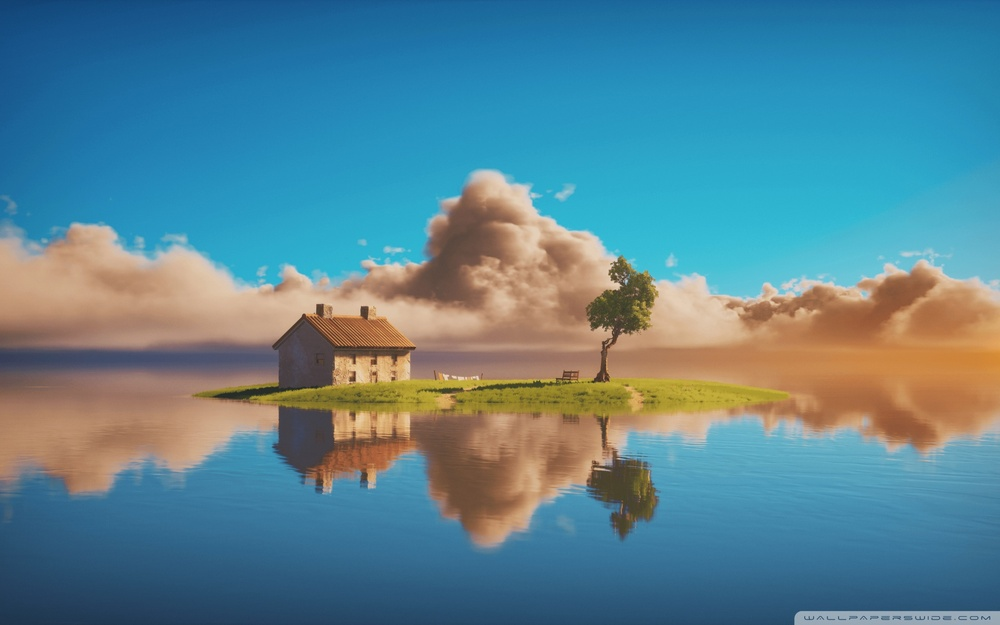
#> input picture house_island.jpg, 1000 x 625 px, shrunk from 1920 x 1200 before the run
$ python main.py
#> lines starting #> are read from the running program, lines starting #| are printed output that depends on the picture
import matplotlib.pyplot as plt
from skimage import io
from skimage.color import rgb2gray
from skimage.util import img_as_ubyte


rgb_image = io.imread("house_island.jpg") #Enter Your RGB Image Here
#> rgb_image is the input picture: shape (625, 1000, 3); mean R, G, B 88.9, 131.9, 146.4
gray_image = rgb2gray(rgb_image)
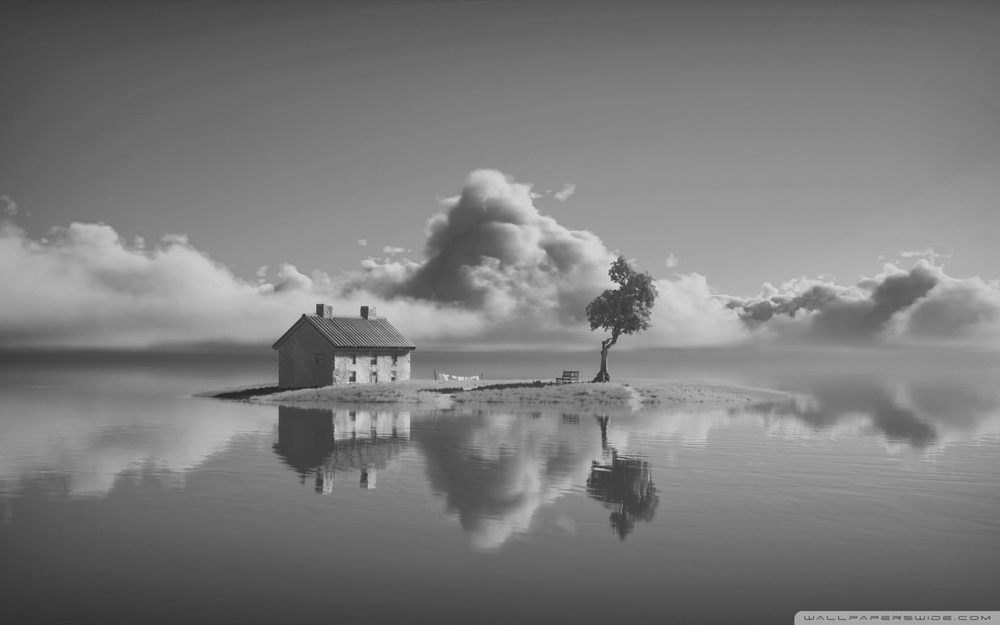
#> gray_image: shape (625, 1000) float64; min 0.145, max 0.865, mean 0.486

#Axes
fig, axes = plt.subplots(1, 2, figsize=(16, 8))
ax = axes.ravel()
ax[0].imshow(rgb_image)
ax[0].set_title("Original Image")
ax[1].imshow(gray_image, cmap=plt.cm.gray)
ax[1].set_title("Grayscale Image")
fig.tight_layout()

#Save Place
save_gray_image = input("Do you want to also save the grayscale image? (yes/no): ").strip().lower()
#> the answer given: out.png
gray_image_8bit = img_as_ubyte(gray_image)
if save_gray_image == 'yes':
    io.imsave("gray_image.jpg", gray_image_8bit)

#Remove numeric labels on the axes
ax[0].set_xticks([])
ax[0].set_yticks([])
ax[1].set_xticks([])
ax[1].set_yticks([])

#pltshow
plt.show()
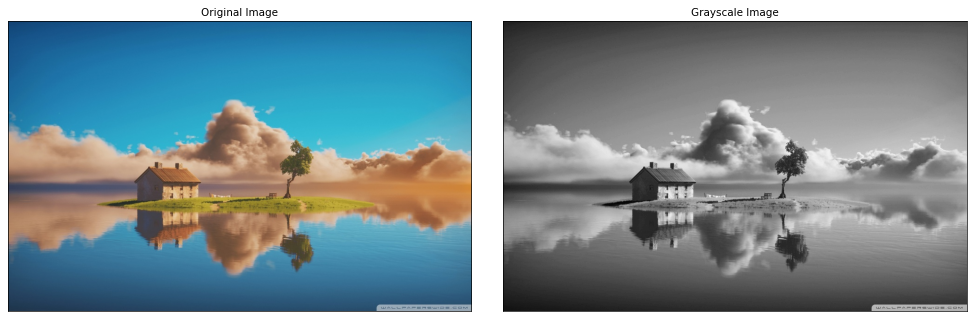
#> figure drawn by matplotlib, 2 panels
